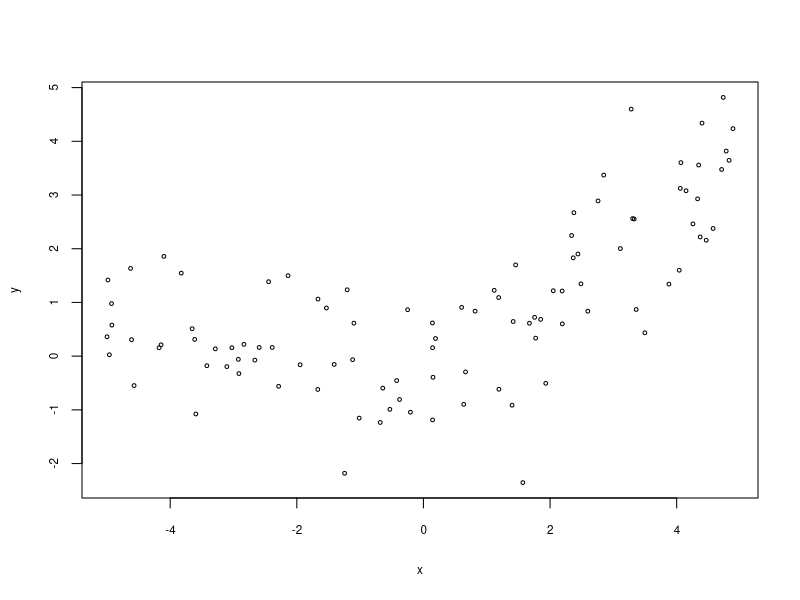
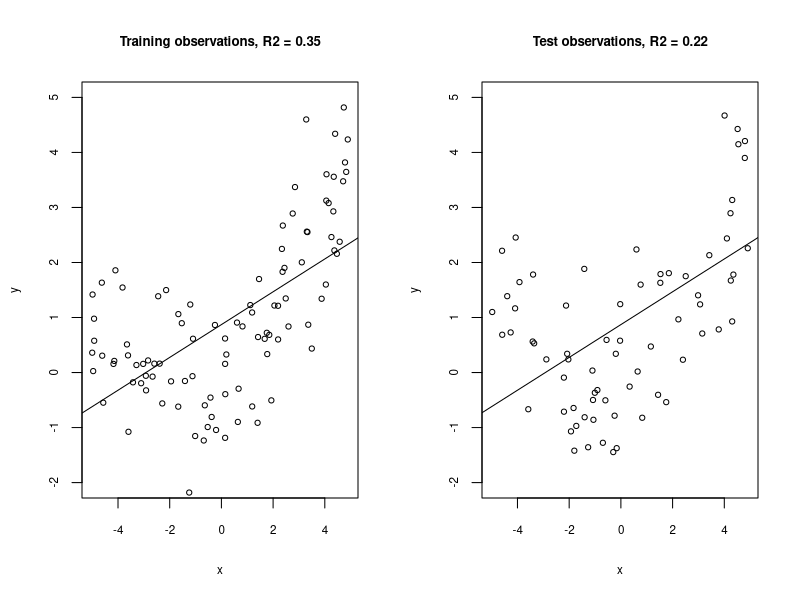
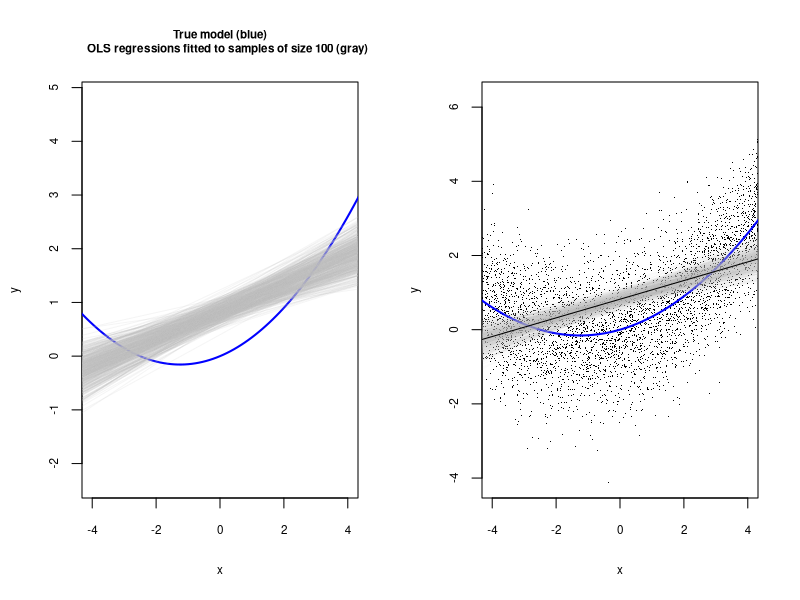
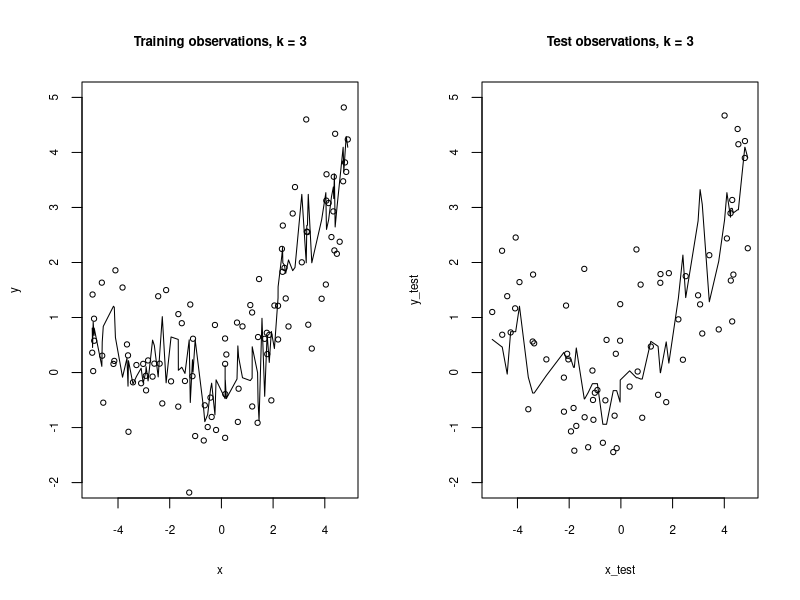
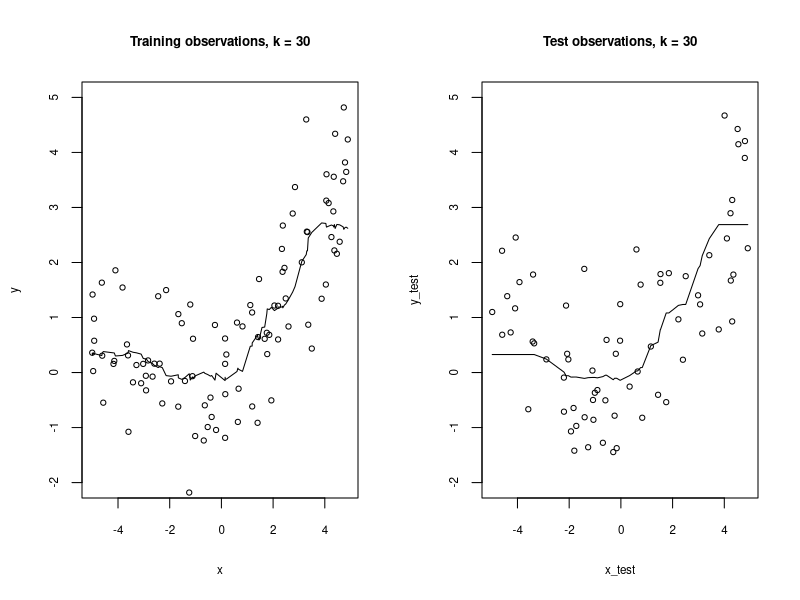
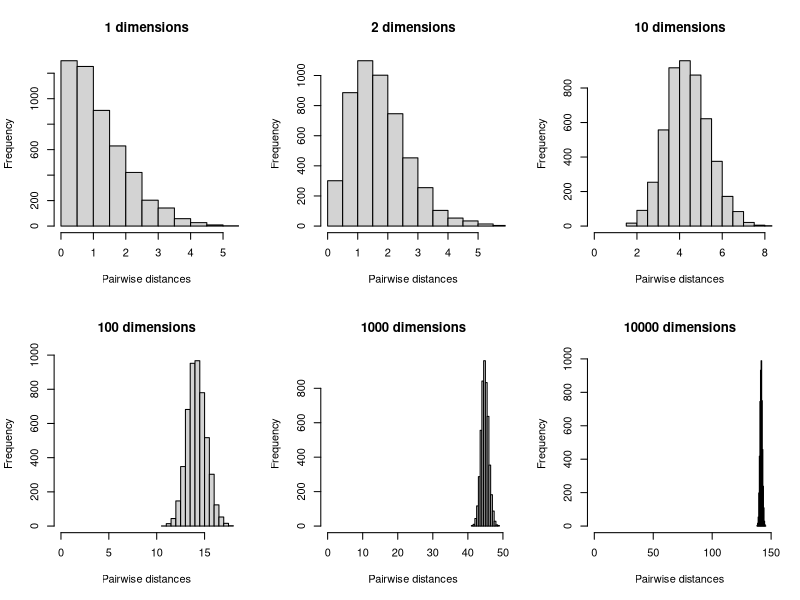

The R script that drew these images, in order:
## ---- chunk 1
set.seed(42)
n <- 100
x <- runif(n, min = -5, max = 5)
y <- 0.25*x + 0.1*x^2 + rnorm(n)
plot(x, y, cex = .5, cex.lab = .7, cex.axis = .7, main = "")
## ---- chunk 2
lmod <- lm(y ~ x)
summary(lmod)
## ---- chunk 3
n_test <- 70
x_test <- runif(n_test, min = -5, max = 5)
y_test <- 0.25*x_test + 0.1*x_test^2 + rnorm(n_test)
preds_test <- predict(lmod, 
                      newdata = data.frame(x = x_test))
R2_test <- 1 - mean((y_test - preds_test)^2) / mean((y_test - mean(y_test))^2)
preds_train <- predict(lmod)
R2_train <- 1 - mean((y - preds_train)^2) / mean((y - mean(y))^2)
par(mfrow = c(1, 2))
plot(x, y, main = paste("Training observations, R2 =", round(R2_train, 2)), 
     ylim = c(-2, 5), cex.main = .8, cex.lab = .7, cex.axis = .7, cex = .7)
cf <- coef(lmod)
abline(cf[1], cf[2])
plot(x_test, y_test, main = paste("Test observations, R2 =", round(R2_test, 2)),
     xlab ="x", ylab = "y", ylim = c(-2, 5), cex.main = .8, cex.lab = .7, 
     cex.axis = .7, cex = .7)
abline(cf[1], cf[2])
## ---- chunk 4
nreps <- 500
coefs <- list()
for (i in 1:nreps) {
  ## Generate training and test data
  x <- runif(n, min = -5, max = 5)
  y <- 0.25*x + 0.1*x^2 + rnorm(n)
  ## Fit model to training data
  lmod <- lm(y ~ x)
  coefs[[i]] <- coef(lmod)
}
set.seed(42)
n <- 100
x <- runif(n, min = -5, max = 5)
y <- 0.25*x + 0.1*x^2 + rnorm(n)
plot(x, y, type = "n", cex.axis = .7, cex.lab = .7, cex.main = .7, xlim = c(-4, 4),
     main = "True model (blue)
     OLS regressions fitted to samples of size 100 (gray)")
curve(0.25*x + 0.1*x^2, from = -5.5, to = 5.5, add = TRUE, lwd = 2, col = "blue")
for (i in 1:length(coefs)) {
  abline(coefs[[i]], col = adjustcolor("gray", alpha = 0.15))
}
## ---- chunk 5
set.seed(42)
n <- 100
x <- runif(5000, min = -5, max = 5)
y <- 0.25*x + 0.1*x^2 + rnorm(5000)
plot(x, y, main = "", 
     cex = .5, cex.main = .7, cex.lab = .7, cex.axis = 0.7,
     pch = ".", xlim = c(-4, 4))
curve(0.25*x + 0.1*x^2, from = -5.5, to = 5.5, add = TRUE, lwd = 2, col = "blue")
for (i in 1:length(coefs)) {
  abline(coefs[[i]], col = adjustcolor("gray", alpha = 0.05))
}
a <- mean(sapply(coefs, `[[`, 1))
b <- mean(sapply(coefs, `[[`, 2))
abline(a, b)

a <- sd(sapply(coefs, `[[`, 1))
b <- sd(sapply(coefs, `[[`, 2))
## ---- chunk 6
set.seed(42)
x <- runif(n, min = -5, max = 5)
y <- 0.25*x + 0.1*x^2 + rnorm(n)
library("FNN")
kNN_1_train <- knn.reg(data.frame(x), y = y, k = 3L) 
kNN_1_test <- knn.reg(data.frame(x), test = data.frame(x = x_test), y = y, k = 3L)  
#R2_test <- 1 - mean((y_test - preds_test)^2) / mean((y_test - mean(y_test))^2)
#R2_train <- 1 - mean((y - preds_train)^2) / mean((y - mean(y))^2)
par(mfrow = c(1, 2))
plot(x, y, main = "Training observations, k = 3", 
     ylim = c(-2, 5), cex.main = .8, cex.lab = .7, cex.axis = .7, cex = .7)
lines(x[order(x)], kNN_1_train$pred[order(x)])
plot(x_test, y_test, main = "Test observations, k = 3", 
     ylim = c(-2, 5), cex.main = .8, cex.lab = .7, cex.axis = .7, cex = .7)
lines(x_test[order(x_test)], kNN_1_test$pred[order(x_test)])
## ---- chunk 7
kNN_1_train <- knn.reg(data.frame(x), y = y, k = 30L) 
kNN_1_test <- knn.reg(data.frame(x), test = data.frame(x = x_test), y = y, k = 30L)  
#R2_test <- 1 - mean((y_test - preds_test)^2) / mean((y_test - mean(y_test))^2)
#R2_train <- 1 - mean((y - preds_train)^2) / mean((y - mean(y))^2)
par(mfrow = c(1, 2))
plot(x, y, main = "Training observations, k = 30", 
     ylim = c(-2, 5), cex.main = .8, cex.lab = .7, cex.axis = .7, cex = .7)
lines(x[order(x)], kNN_1_train$pred[order(x)])
plot(x_test, y_test, main = "Test observations, k = 30", 
     ylim = c(-2, 5), cex.main = .8, cex.lab = .7, cex.axis = .7, cex = .7)
lines(x_test[order(x_test)], kNN_1_test$pred[order(x_test)])
## ---- chunk 8
p <- 10000
N <- 100
set.seed(42)
X <- matrix(rnorm(p*N), ncol = p, nrow = N)
par(mfrow = c(2, 3))
for (p in c(1, 2, 10, 100, 1000, 10000)) {
  distances <- dist(X[ , 1:p])
  hist(distances, main = paste(p, "dimensions"), 
       xlim = c(0, max(distances)), xlab = "Pairwise distances")
}
